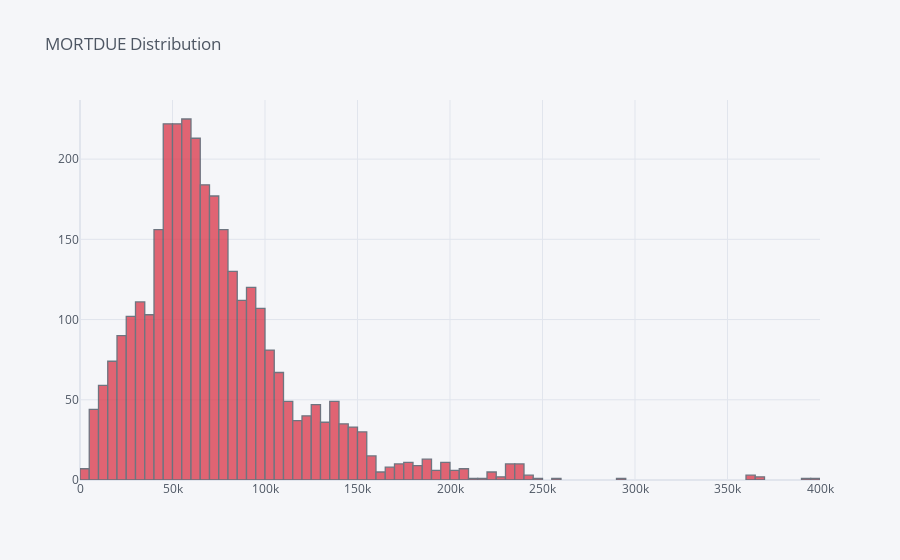
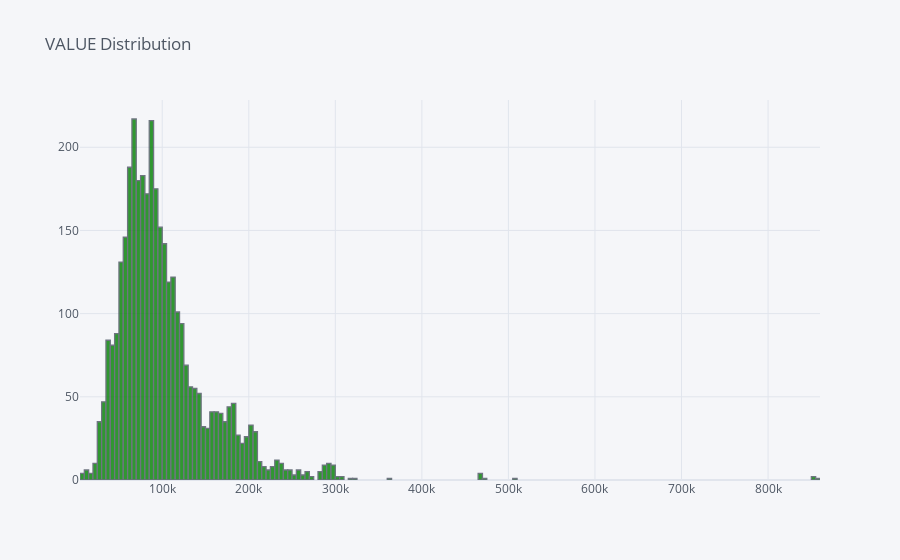
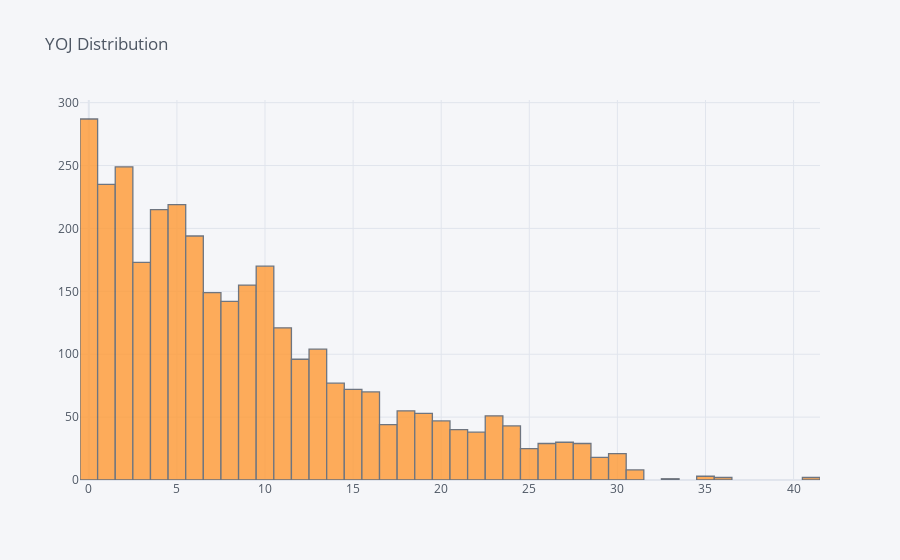
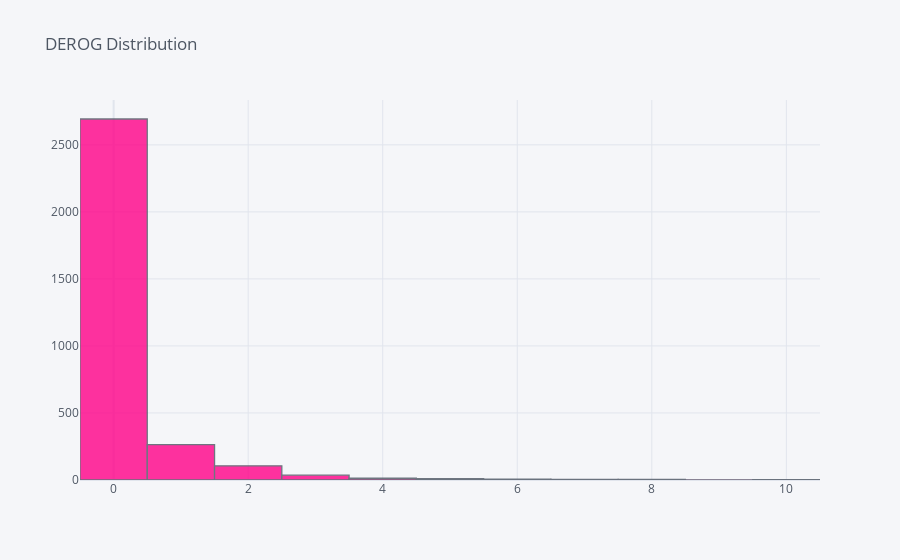

These figures' notebook cell, in order:
### Markdown cell above
now we will visualize this data:

### Code cell
colors = ["red","green","orange","pink","cyan","red","green","orange","pink"]
for color,col in enumerate(Floats):    
    Train[col].iplot(kind='histogram',title = f"{col} Distribution",color = colors[color], filename='histogram-subplots')

### Figure 1 — Plotly figure (JSON) as saved in the notebook; plotly's stock layout.template omitted (floating-point values rounded to 4 significant figures; data arrays with more than 128 entries replaced by an {"elided": "..."} marker saying what was removed)
{"data": [{"histfunc": "count", "histnorm": "", "marker": {"color": "rgba(219, 64, 82, 1.0)", "line": {"color": "#4D5663", "width": 1.3}}, "name": "MORTDUE", "opacity": 0.8, "orientation": "v", "type": "histogram", "x": {"elided": "3576 float values"}}], "layout": {"autosize": true, "barmode": "overlay", "legend": {"bgcolor": "#F5F6F9", "font": {"color": "#4D5663"}}, "paper_bgcolor": "#F5F6F9", "plot_bgcolor": "#F5F6F9", "title": {"font": {"color": "#4D5663"}, "text": "MORTDUE Distribution"}, "xaxis": {"autorange": true, "gridcolor": "#E1E5ED", "range": [0, 400000], "showgrid": true, "tickfont": {"color": "#4D5663"}, "title": {"font": {"color": "#4D5663"}, "text": ""}, "type": "linear", "zerolinecolor": "#E1E5ED"}, "yaxis": {"autorange": true, "gridcolor": "#E1E5ED", "range": [0, 236.8], "showgrid": true, "tickfont": {"color": "#4D5663"}, "title": {"font": {"color": "#4D5663"}, "text": ""}, "zerolinecolor": "#E1E5ED"}}}

### Figure 2 — Plotly figure (JSON) as saved in the notebook; plotly's stock layout.template omitted (floating-point values rounded to 4 significant figures; data arrays with more than 128 entries replaced by an {"elided": "..."} marker saying what was removed)
{"data": [{"histfunc": "count", "histnorm": "", "marker": {"color": "rgba(0, 128, 0, 1.0)", "line": {"color": "#4D5663", "width": 1.3}}, "name": "VALUE", "opacity": 0.8, "orientation": "v", "type": "histogram", "x": {"elided": "3576 float values"}}], "layout": {"autosize": true, "barmode": "overlay", "legend": {"bgcolor": "#F5F6F9", "font": {"color": "#4D5663"}}, "paper_bgcolor": "#F5F6F9", "plot_bgcolor": "#F5F6F9", "title": {"font": {"color": "#4D5663"}, "text": "VALUE Distribution"}, "xaxis": {"autorange": true, "gridcolor": "#E1E5ED", "range": [5000, 860000], "showgrid": true, "tickfont": {"color": "#4D5663"}, "title": {"font": {"color": "#4D5663"}, "text": ""}, "type": "linear", "zerolinecolor": "#E1E5ED"}, "yaxis": {"autorange": true, "gridcolor": "#E1E5ED", "range": [0, 228.4], "showgrid": true, "tickfont": {"color": "#4D5663"}, "title": {"font": {"color": "#4D5663"}, "text": ""}, "zerolinecolor": "#E1E5ED"}}}

### Figure 3 — Plotly figure (JSON) as saved in the notebook; plotly's stock layout.template omitted (floating-point values rounded to 4 significant figures; data arrays with more than 128 entries replaced by an {"elided": "..."} marker saying what was removed)
{"data": [{"histfunc": "count", "histnorm": "", "marker": {"color": "rgba(255, 153, 51, 1.0)", "line": {"color": "#4D5663", "width": 1.3}}, "name": "YOJ", "opacity": 0.8, "orientation": "v", "type": "histogram", "x": {"elided": "3576 float values"}}], "layout": {"autosize": true, "barmode": "overlay", "legend": {"bgcolor": "#F5F6F9", "font": {"color": "#4D5663"}}, "paper_bgcolor": "#F5F6F9", "plot_bgcolor": "#F5F6F9", "title": {"font": {"color": "#4D5663"}, "text": "YOJ Distribution"}, "xaxis": {"autorange": true, "gridcolor": "#E1E5ED", "range": [-0.5, 41.5], "showgrid": true, "tickfont": {"color": "#4D5663"}, "title": {"font": {"color": "#4D5663"}, "text": ""}, "type": "linear", "zerolinecolor": "#E1E5ED"}, "yaxis": {"autorange": true, "gridcolor": "#E1E5ED", "range": [0, 302.1], "showgrid": true, "tickfont": {"color": "#4D5663"}, "title": {"font": {"color": "#4D5663"}, "text": ""}, "zerolinecolor": "#E1E5ED"}}}

### Figure 4 — Plotly figure (JSON) as saved in the notebook; plotly's stock layout.template omitted (floating-point values rounded to 4 significant figures; data arrays with more than 128 entries replaced by an {"elided": "..."} marker saying what was removed)
{"data": [{"histfunc": "count", "histnorm": "", "marker": {"color": "rgba(255, 0, 136, 1.0)", "line": {"color": "#4D5663", "width": 1.3}}, "name": "DEROG", "opacity": 0.8, "orientation": "v", "type": "histogram", "x": {"elided": "3576 int values"}}], "layout": {"autosize": true, "barmode": "overlay", "legend": {"bgcolor": "#F5F6F9", "font": {"color": "#4D5663"}}, "paper_bgcolor": "#F5F6F9", "plot_bgcolor": "#F5F6F9", "title": {"font": {"color": "#4D5663"}, "text": "DEROG Distribution"}, "xaxis": {"autorange": true, "gridcolor": "#E1E5ED", "range": [-0.5, 10.5], "showgrid": true, "tickfont": {"color": "#4D5663"}, "title": {"font": {"color": "#4D5663"}, "text": ""}, "type": "linear", "zerolinecolor": "#E1E5ED"}, "yaxis": {"autorange": true, "gridcolor": "#E1E5ED", "range": [0, 2835.0], "showgrid": true, "tickfont": {"color": "#4D5663"}, "title": {"font": {"color": "#4D5663"}, "text": ""}, "zerolinecolor": "#E1E5ED"}}}
